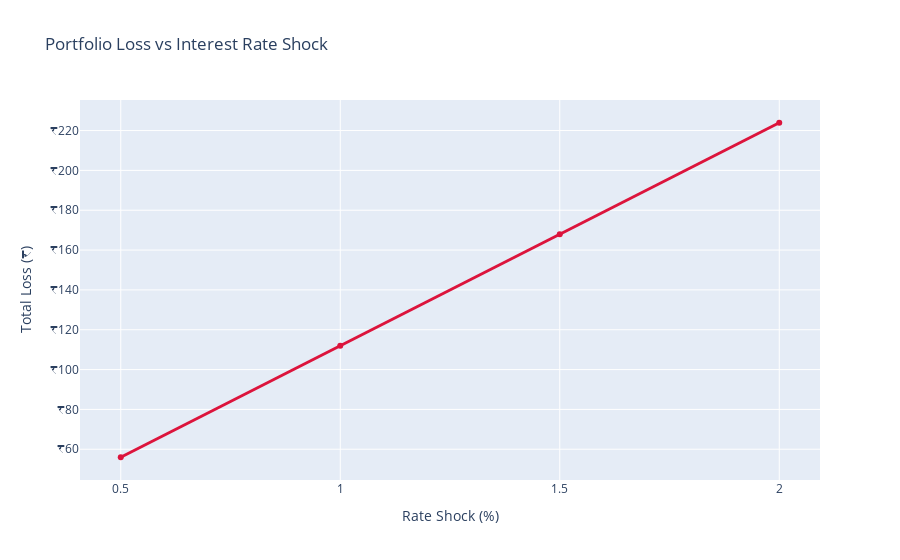

Here is the notebook cell this chart was saved with:
### Code cell
import plotly.express as px

fig = px.line(
    shock_df,
    x="Shock_%",
    y="Total_Loss",
    markers=True,
    title="Portfolio Loss vs Interest Rate Shock",
    labels={"Shock_%": "Rate Shock (%)", "Total_Loss": "Total Loss (₹)"}
)

fig.update_traces(
    mode="lines+markers",
    line=dict(color="crimson", width=3)
)

fig.update_layout(
    yaxis_tickprefix="₹",
    xaxis=dict(dtick=0.5)
)

fig.show()

### Figure 1 — Plotly figure (JSON) as saved in the notebook; plotly's stock layout.template omitted (floating-point values rounded to 4 significant figures)
{"data": [{"hovertemplate": "Rate Shock (%)=%{x}<br>Total Loss (₹)=%{y}<extra></extra>", "legendgroup": "", "line": {"color": "crimson", "dash": "solid", "width": 3}, "marker": {"symbol": "circle"}, "mode": "lines+markers", "name": "", "orientation": "v", "showlegend": false, "type": "scatter", "x": [0.5, 1, 1.5, 2], "xaxis": "x", "y": [55.98, 112.0, 167.9, 223.9], "yaxis": "y"}], "layout": {"legend": {"tracegroupgap": 0}, "title": {"text": "Portfolio Loss vs Interest Rate Shock"}, "xaxis": {"anchor": "y", "domain": [0, 1], "dtick": 0.5, "title": {"text": "Rate Shock (%)"}}, "yaxis": {"anchor": "x", "domain": [0, 1], "tickprefix": "₹", "title": {"text": "Total Loss (₹)"}}}}
